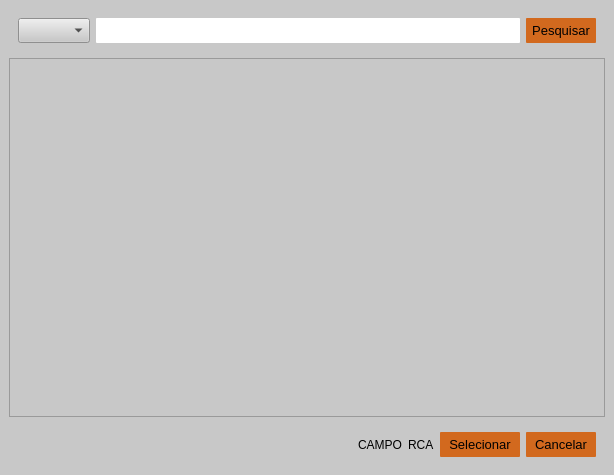
<?xml version="1.0" encoding="UTF-8"?>
<ui version="4.0">
 <class>tela_pesq</class>
 <widget class="QWidget" name="tela_pesq">
  <property name="geometry">
   <rect>
    <x>0</x>
    <y>0</y>
    <width>614</width>
    <height>475</height>
   </rect>
  </property>
  <property name="windowTitle">
   <string>Form</string>
  </property>
  <property name="styleSheet">
   <string notr="true"/>
  </property>
  <layout class="QGridLayout" name="gridLayout">
   <property name="leftMargin">
    <number>0</number>
   </property>
   <property name="topMargin">
    <number>0</number>
   </property>
   <property name="rightMargin">
    <number>0</number>
   </property>
   <property name="bottomMargin">
    <number>0</number>
   </property>
   <item row="0" column="0">
    <widget class="QWidget" name="wid_mai" native="true">
     <property name="styleSheet">
      <string notr="true">QWidget{
	background-color: rgb(200, 200, 200);
}

QLineEdit{
	background-color: rgb(255, 255, 255);
	border-radius: 1px;
}

QPushButton{
	background-color: rgb(210, 105, 30);
	border-radius: 1px;
}

QPushButton::hover{
	background-color: rgb(200, 95, 20);
	border-radius: 4px;
}</string>
     </property>
     <layout class="QVBoxLayout" name="verticalLayout">
      <item>
       <widget class="QWidget" name="wid_pesq" native="true">
        <layout class="QHBoxLayout" name="horizontalLayout">
         <item>
          <widget class="QComboBox" name="pesq_cbbox">
           <property name="minimumSize">
            <size>
             <width>0</width>
             <height>25</height>
            </size>
           </property>
          </widget>
         </item>
         <item>
          <widget class="QLineEdit" name="pesq_ln">
           <property name="minimumSize">
            <size>
             <width>0</width>
             <height>25</height>
            </size>
           </property>
          </widget>
         </item>
         <item>
          <widget class="QPushButton" name="pesq_btt">
           <property name="minimumSize">
            <size>
             <width>70</width>
             <height>25</height>
            </size>
           </property>
           <property name="font">
            <font>
             <pointsize>10</pointsize>
            </font>
           </property>
           <property name="text">
            <string>Pesquisar</string>
           </property>
          </widget>
         </item>
        </layout>
       </widget>
      </item>
      <item>
       <widget class="QTableWidget" name="tabela"/>
      </item>
      <item>
       <widget class="QWidget" name="wid_botoes" native="true">
        <layout class="QHBoxLayout" name="horizontalLayout_2">
         <item>
          <spacer name="esp_esq_botoes">
           <property name="orientation">
            <enum>Qt::Horizontal</enum>
           </property>
           <property name="sizeHint" stdset="0">
            <size>
             <width>40</width>
             <height>20</height>
            </size>
           </property>
          </spacer>
         </item>
         <item>
          <widget class="QLabel" name="label">
           <property name="text">
            <string>CAMPO</string>
           </property>
          </widget>
         </item>
         <item>
          <widget class="QLabel" name="label_2">
           <property name="text">
            <string>RCA</string>
           </property>
          </widget>
         </item>
         <item>
          <widget class="QPushButton" name="selecionar_btt">
           <property name="minimumSize">
            <size>
             <width>80</width>
             <height>25</height>
            </size>
           </property>
           <property name="font">
            <font>
             <pointsize>10</pointsize>
            </font>
           </property>
           <property name="text">
            <string>Selecionar</string>
           </property>
          </widget>
         </item>
         <item>
          <widget class="QPushButton" name="cancelar_btt">
           <property name="minimumSize">
            <size>
             <width>70</width>
             <height>25</height>
            </size>
           </property>
           <property name="font">
            <font>
             <pointsize>10</pointsize>
            </font>
           </property>
           <property name="text">
            <string>Cancelar</string>
           </property>
          </widget>
         </item>
        </layout>
       </widget>
      </item>
     </layout>
    </widget>
   </item>
  </layout>
 </widget>
 <resources/>
 <connections/>
</ui>
